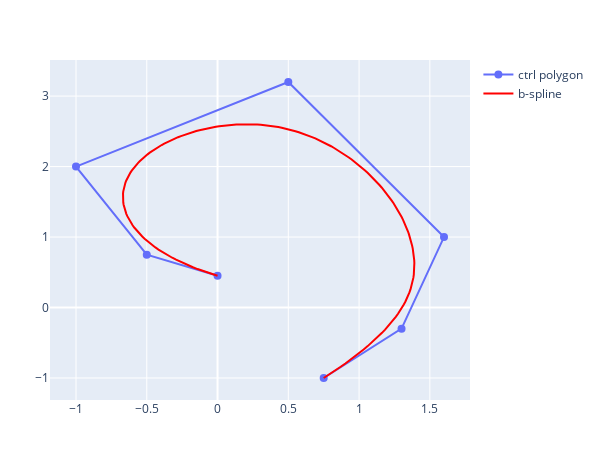

Notebook source saved alongside this figure:
### Markdown cell above
**Example of B-spline curve interpolating the  first and last  control point**

### Code cell
p = 3 #degree of BS polynomials
#end knots must have multiplicity p+1 to ensure that the B-spline curve contains the end control points
knot = KnotVector(1, 1, 1, 1, 1.5, 2.3, 3., 3.5, 3.5, 3.5, 3.5) 
m = length(knot)
#Give m-p-1  control points
ctrl=[[0., 0.45], [-0.5, 0.75], [-1.,2.0], [0.5, 3.2], 
      [1.6, 1.0], [1.3, -0.3], [0.75, -1.0]];

bs_pts = bsplcurve(p, knot, ctrl, 200) 
fig1 = figbspline2d(ctrl, bs_pts; height=450)
display(fig1)

### Figure 1 — Plotly figure (JSON) as saved in the notebook; plotly's stock layout.template omitted (floating-point values rounded to 4 significant figures; data arrays with more than 128 entries replaced by an {"elided": "..."} marker saying what was removed)
{"data": [{"marker": {"size": 8}, "name": "ctrl polygon", "type": "scatter", "x": [0, -0.5, -1, 0.5, 1.6, 1.3, 0.75], "y": [0.45, 0.75, 2, 3.2, 1, -0.3, -1]}, {"line": {"color": "red"}, "mode": "lines", "name": "b-spline", "type": "scatter", "x": {"elided": "200 float values"}, "y": {"elided": "200 float values"}}], "layout": {"height": 450, "margin": {"b": 50, "l": 50, "r": 50, "t": 60}, "width": 600}}
